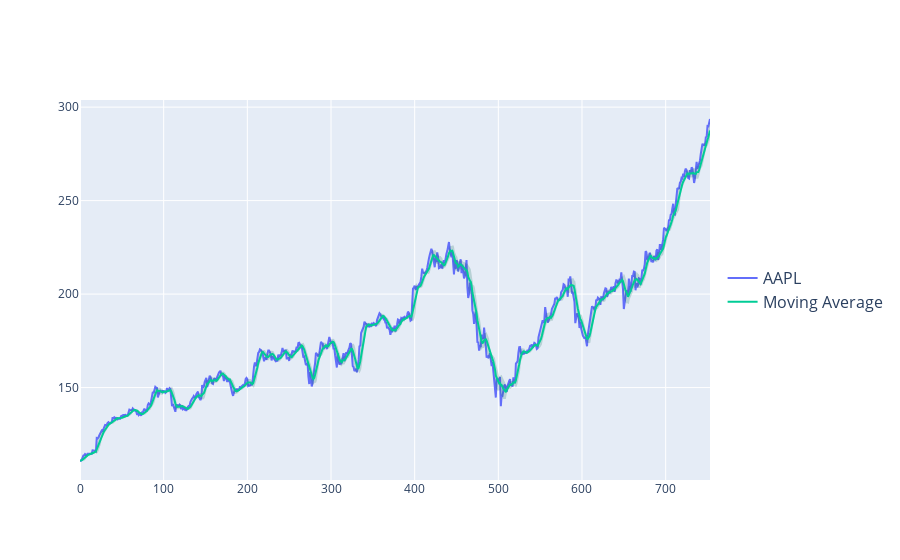

Notebook cell for this chart:
### Code cell
fig = go.Figure()
# add the actual trace for IBM
fig.add_trace(go.Scatter(x = x, y=data, name="AAPL", line_shape='linear'))

#values of MA to be plotted
ma_trace = go.Scatter(x=x, y=ma, mode='lines', name="Moving Average")


#fig.add_trace(ma_trace)
fig.add_trace(go.Scatter(
    x=x+x[::-1],# notice how we append x and x reversed to make the full area
    y=y_upper+y_lower[::-1],# notice how we append y and y reversed to make the full area
    fill='toself',
    fillcolor='rgba(0,100,80,0.2)',
    line_color='rgba(255,255,255,0)',
    showlegend=False,
    name='Moving STD',
))
fig.add_trace(ma_trace)


fig.update_layout(legend=dict(y=0.5,  font_size=16))

fig.show()

### Figure 1 — Plotly figure (JSON) as saved in the notebook; plotly's stock layout.template omitted (floating-point values rounded to 4 significant figures; data arrays with more than 128 entries replaced by an {"elided": "..."} marker saying what was removed)
{"data": [{"line": {"shape": "linear"}, "name": "AAPL", "type": "scatter", "x": {"elided": "754 int values"}, "y": {"elided": "754 float values"}}, {"fill": "toself", "fillcolor": "rgba(0,100,80,0.2)", "line": {"color": "rgba(255,255,255,0)"}, "name": "Moving STD", "showlegend": false, "type": "scatter", "x": {"elided": "1508 int values"}, "y": {"elided": "1508 float values"}}, {"mode": "lines", "name": "Moving Average", "type": "scatter", "x": {"elided": "754 int values"}, "y": {"elided": "754 float values"}}], "layout": {"legend": {"font": {"size": 16}, "y": 0.5}}}
